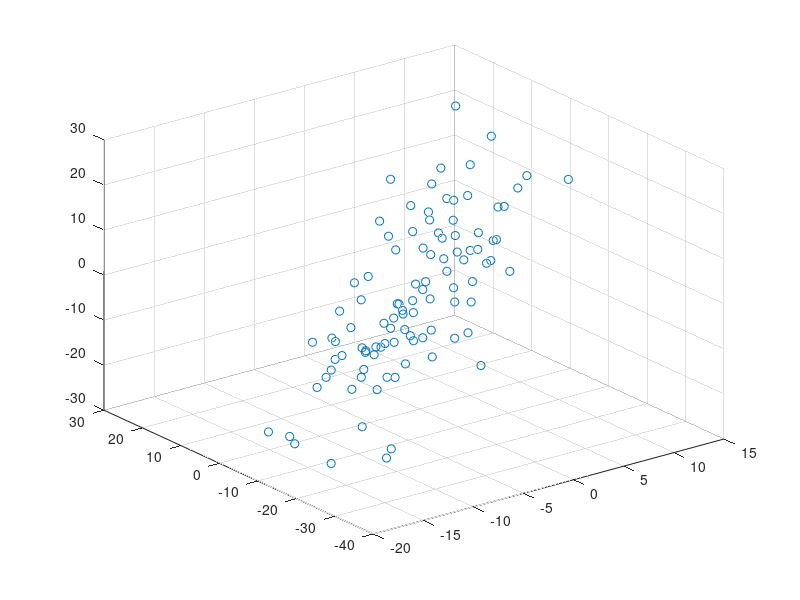
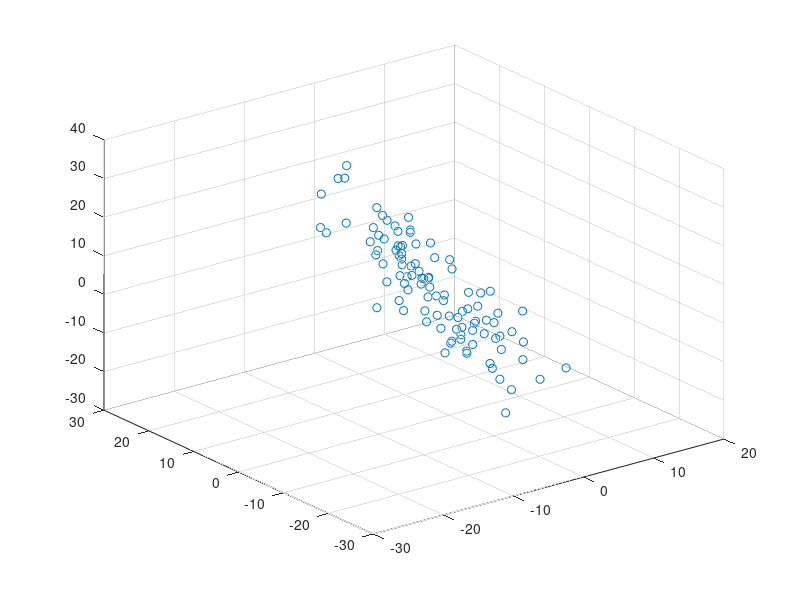
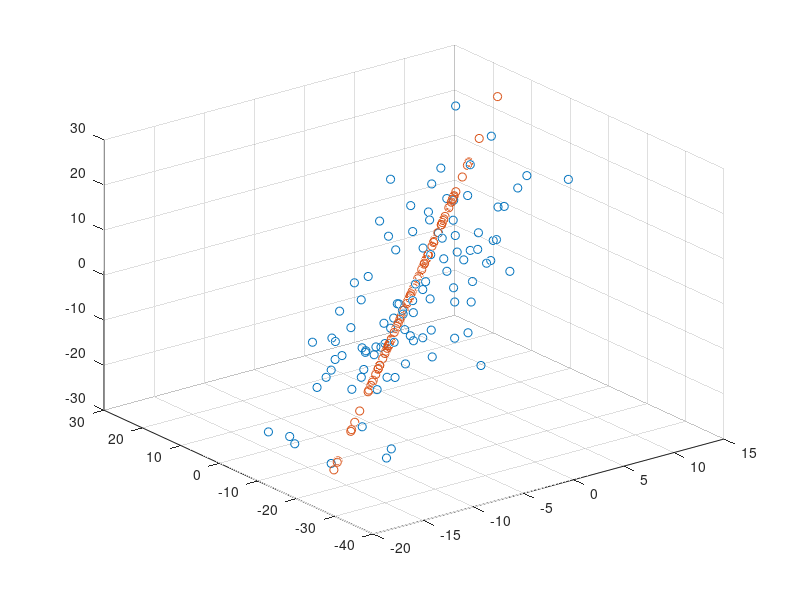
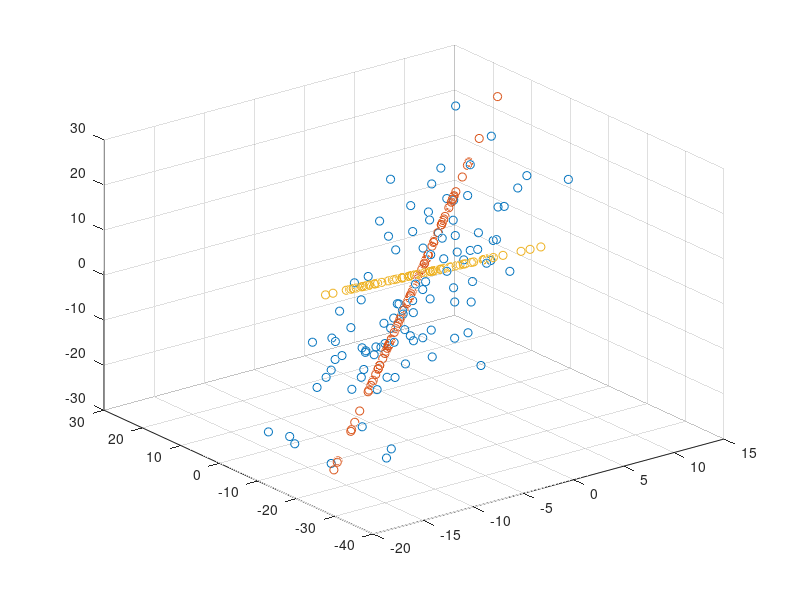

Recreate these plots in MATLAB, in order.
%% Max Kramer
% I affirm that I have adhered to the honor code on this assignment.

%%
% _Hello again, scientist! I'll do all my writing in italics, and problems for you will be in *bold.*
% Comment your code, and_ explain your ideas in plaintext. _As a general rule, I expect
% you to do at least as much writing as I do. Code should be part of your solution, but
% I expect variables to be clear and explanation to involve complete sentences.
% Cite your sources; if you work with someone in the class on a problem,
% that's an extremely important source. Don't work alone._

%% Problem F.04: Rotate the ellipse.
% _Let's look at a point cloud._

A = csvread('ell20.csv');
figure;
scatter3(A(:,1),A(:,2),A(:,3))

%%
% _This is a collection of 100 points in R^3, sampled from an ellipse of
% three axis lengths, centered at the origin. (Okay, technically
% an ellipse is a two-dimensional object. This thing is called an ellipsoid.
% But, y'know, that's really just a fancy ellipse.) What's weird about this
% data is that it looks "almost" 2-dimensional; let's make some sense of
% that._

[U,S,V] = svd(A,'econ'); % 'econ' just means it skips the whole chunk of 0s, since they'll be 0ed out anyway

%%
% _*Explain how I know that the ratio of the length of the largest axis to the smallest is
% about 77.* I mean, okay, I made the ellipse. But assume that I forgot._

S(1,1) / S(3,3)

%%
% The matrix S contains the singular values of A. The largest singular
% value divided by the smallest singular value is the condition number of
% the matrix. This condition number is the ratio of the length of the
% largest axis to the smallest axis.

%%
% _*Rotate A so that the axes of the ellipse are sent to the
% standard axes for R^3, then plot.* This isn't as hard as it sounds; you
% can do it in one line, if you know what the SVD is telling you._


A2 = U*S*V;
figure;
scatter3(A2(:,1),A2(:,2),A2(:,3));

%%
% The SVD computes A by first rotating the domain to the principal axes
% from the standard axes (using V'). Then A is scaled (using S) and then
% the codomain is rotated from the standard axes to the principal axes
% (using U). To rotate A's domain (R^3), we multiply U*S*V rather than V'
% as V rotates the principal axes to the standard axes of the domain. 

%%
% _These axes are also called the "principal components" of A. More
% on that in a bit. For now, let's see what they look like in the original
% space._

proj1 = diag([1 0 0]);
S1 = proj1*S;
A1 = U*S1*V';

figure;
scatter3(A(:,1),A(:,2),A(:,3))
hold on;
scatter3(A1(:,1),A1(:,2),A1(:,3))

%%
% _What I've just done is to project all the data onto the first principal
% axis. *Show me,
% on the same set of axes, what happens when you project the data onto the second
% principal axis.* If you've done this right, your two axes should be
% orthogonal to each other and span "most" of the data. (Automatically!)_

proj2 = diag([0 1 0]);
S2 = proj2*S;
A2 = U*S2*V';

figure;
scatter3(A(:,1),A(:,2),A(:,3))
hold on;
scatter3(A1(:,1),A1(:,2),A1(:,3))
scatter3(A2(:,1),A2(:,2),A2(:,3))


%%
% The only difference here is the projection matrix. Instead of projecting
% onto the space of the 1st principal axis, we project onto the space of
% the second principal axis using the matrix proj2. This axis is in fact orthogonal to 
% the first principal axis and the two axes seem to span the majority of
% the data.


